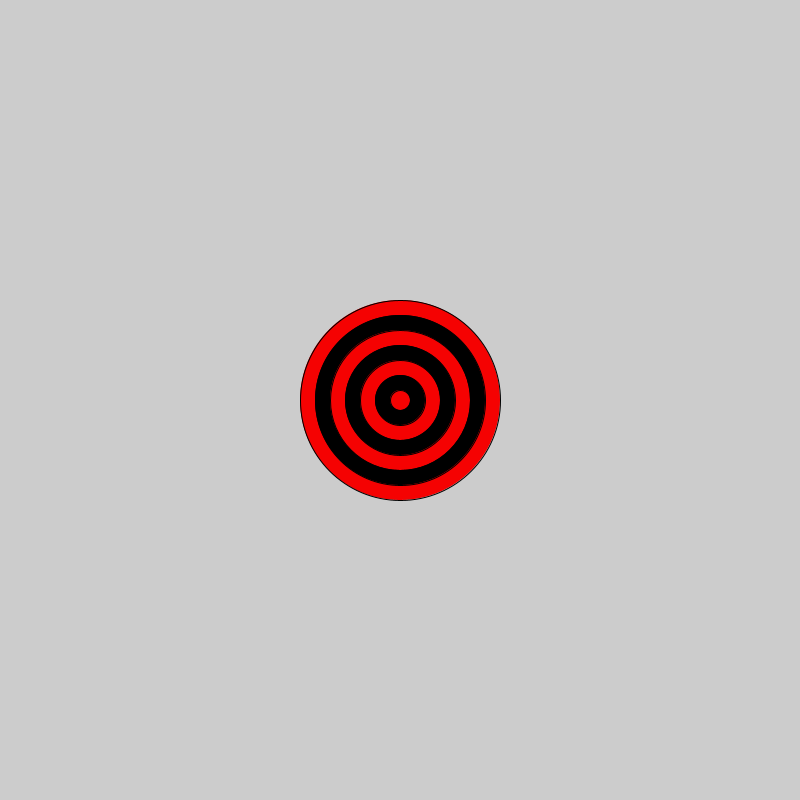
Frame 1 (no input)
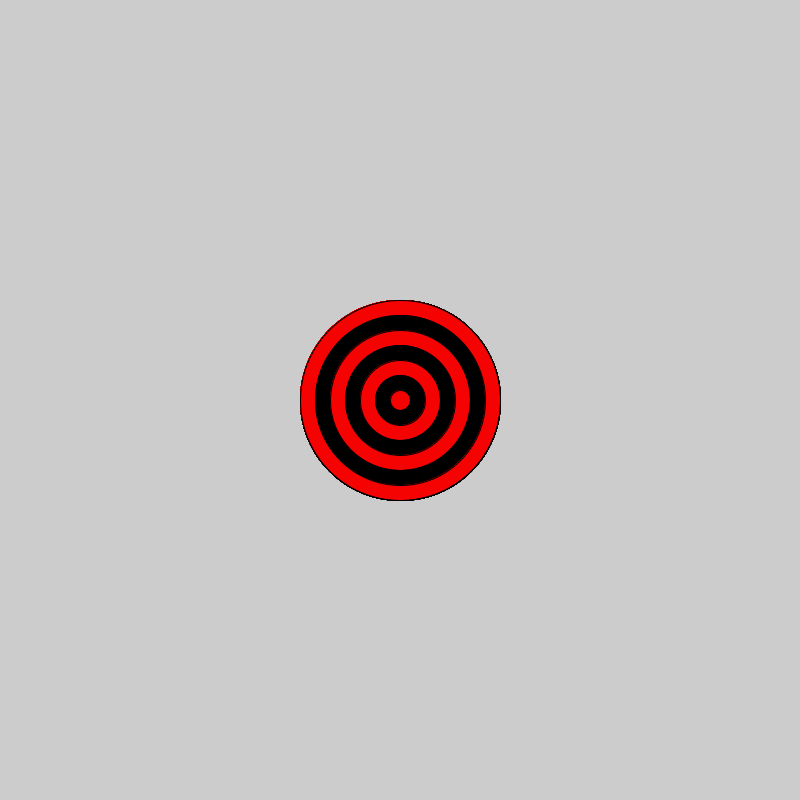
Frame 60 (the mouse pressed at the canvas centre just before this capture)
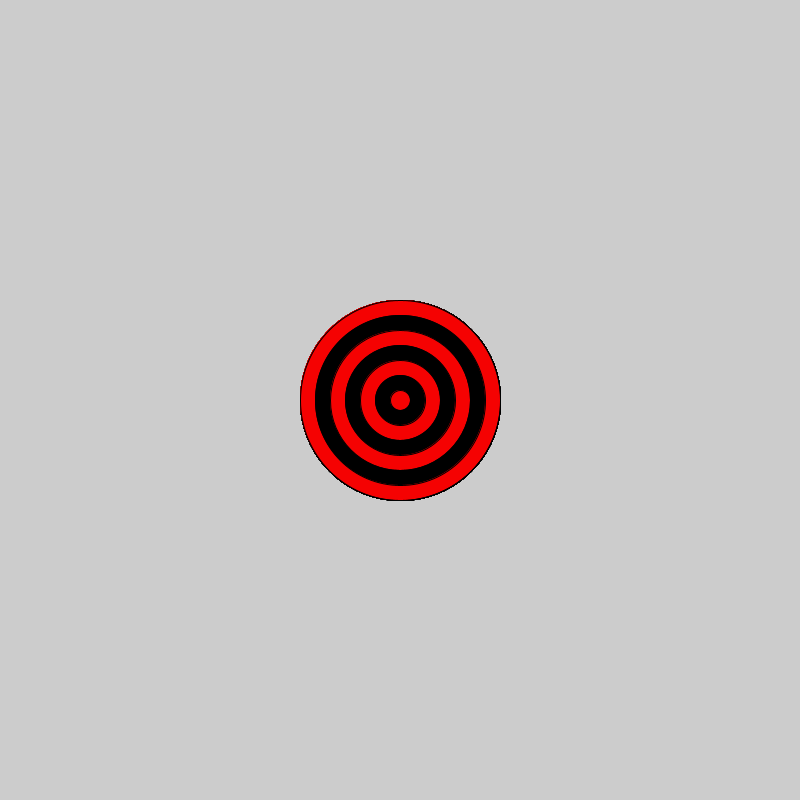
Frame 120 (the mouse held since frame 60 and released just before this capture)

The Processing sketch that drew these frames (run headless with seeded random() and noise(); from frame 60 on, the mouse is pressed at the canvas centre):

// Processing sketch: bullseye
// ── bullseye.pde
 void setup(){
size(800,800);
 }
void draw(){
  int size = 200;
  for(int i=0; i<7;i++){
    if(i%2==0){
  fill(#F50202);
    }
    else{
     fill(#000000); 
    }
ellipse(400,400, size, size);
size-=30;

  }
}
